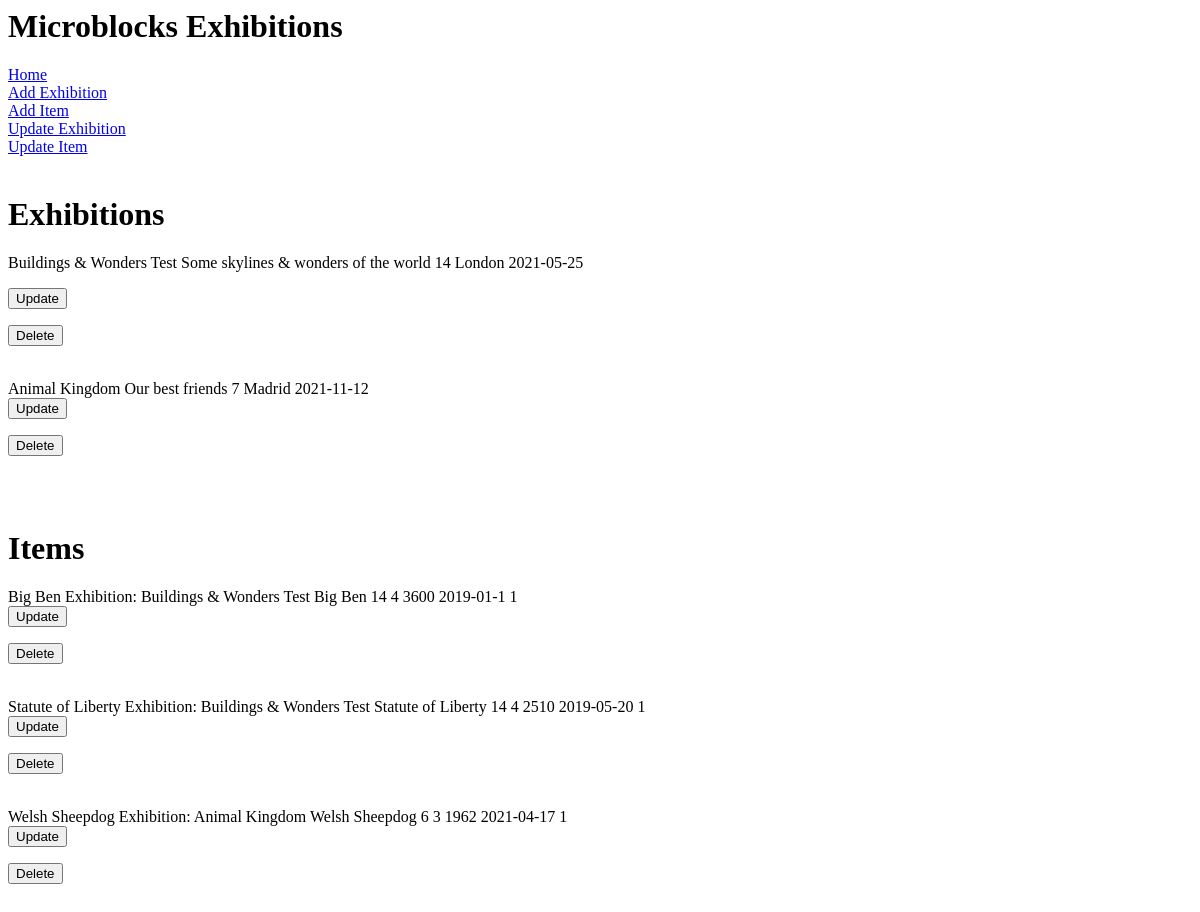
Before: / with the older database file.
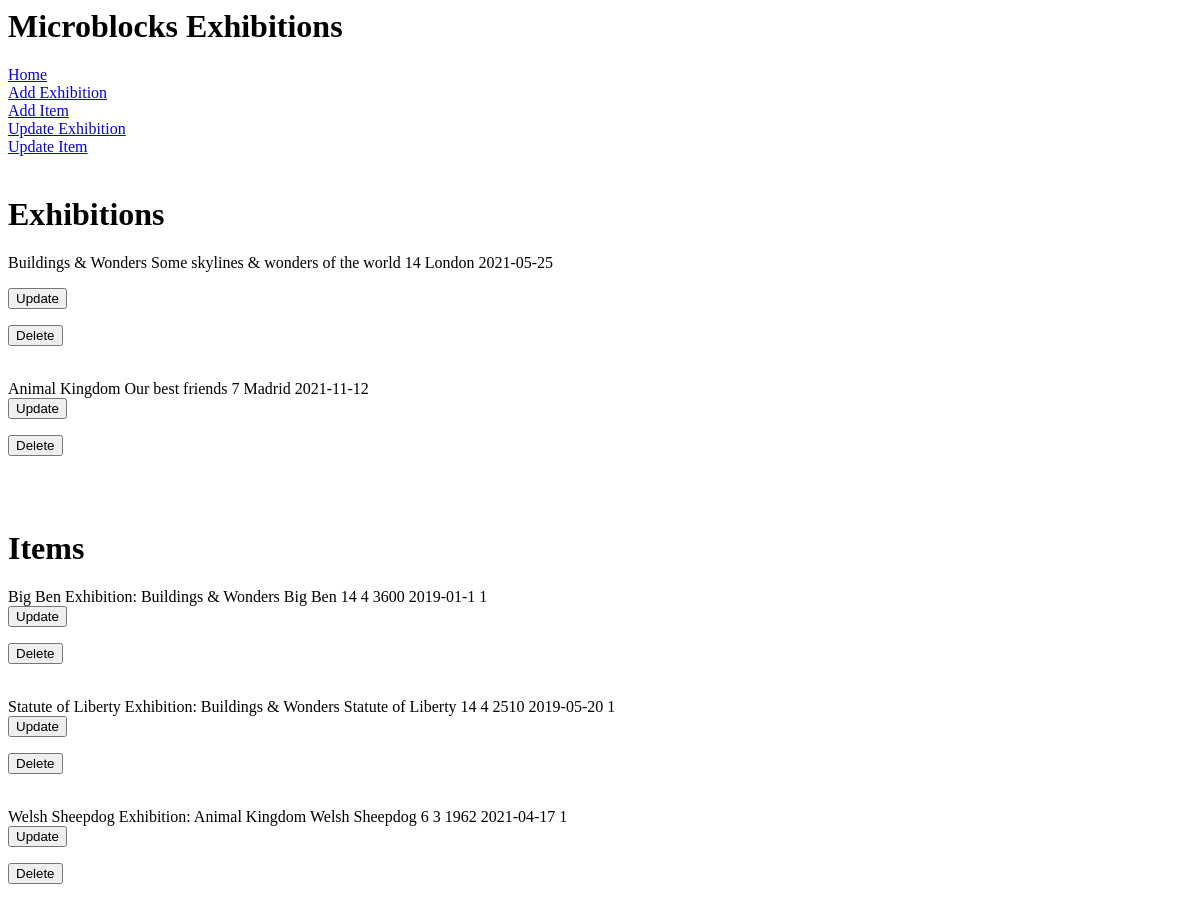
After: the same page with the newer database file.
### application/models.py (models this page shows)
class Exhibitions(db.Model):
    exhibitionsID = db.Column(db.Integer, primary_key=True)
    name = db.Column(db.String(50), nullable=False)
    descriptions = db.Column(db.String(150), nullable=True)
    exhDuration = db.Column(db.Integer, nullable=True)
    exhLocation = db.Column(db.String(20), nullable=True)
    exhDate = db.Column(db.String(20), nullable=True)
    itexh = db.relationship('Items', backref='builds')

class Items(db.Model):
    itemsID = db.Column(db.Integer, primary_key=True)
    name = db.Column(db.String(50), nullable=False)
    ageLevel = db.Column(db.Integer, nullable=True)
    difficultyLevel = db.Column(db.Integer, nullable=True)
    numberOfPieces = db.Column(db.Integer, nullable=True)
    dateBuilt = db.Column(db.String(20), nullable=True)
    photo = db.Column(db.String(100), nullable=True)
    comments = db.Column(db.String(150), nullable=True)
    exhid = db.Column(db.Integer, db.ForeignKey(
        'exhibitions.exhibitionsID'), nullable=True)

### application/routes.py (the view)
@app.route('/', methods=['POST', 'GET'])
def home():
    lists = {"exhibitionsList": Exhibitions.query.all(),
    "itemsList": Items.query.all()}
    return render_template("home.html", lists=lists)

### application/templates/home.html
{% extends "layout.html" %}
{% block body %}
    <br>
    <h1>Exhibitions</h1>
<p>       {% for exhibition in lists["exhibitionsList"] %}
            {{ exhibition.name }}
            {{ exhibition.descriptions }}
            {{ exhibition.exhDuration }}
            {{ exhibition.exhLocation }}
            {{ exhibition.exhDate }}
            <br>
            <form action="{{ url_for('updatex', exhibitionsID=exhibition.exhibitionsID) }}">
                <input type=submit value="Update">
            </form>
                <form action="{{ url_for('deletex', exhibitionsID=exhibition.exhibitionsID) }}">
                <input type=submit value="Delete">
            </form>
                <br>
        {% endfor %}
    <br>
    <h1>Items</h1>
        {% for item in lists["itemsList"] %}
            {{ item.name }} Exhibition: {{ item.builds.name }}
            {{ item.name }}
            {{ item.ageLevel }}
            {{ item.difficultyLevel }}
            {{ item.numberOfPieces }}
            {{ item.dateBuilt }}
            {{ item.photo }}
            <br>
            <form action="{{ url_for('updatit',itemsID=item.itemsID) }}">
                <input type=submit value="Update">
            </form>
                <form action="{{ url_for('deletit', itemsID=item.itemsID) }}">
                <input type=submit value="Delete">
            </form>
            <br>
        {% endfor %}
    <br>
</p>
{% endblock body %}

### application/templates/layout.html (shortened to what this page needs)
<html>
<head>
</head>
<body>
    <h1>Microblocks Exhibitions</h1>
    <a href="{{ url_for('home') }}">Home</a>
    <br>
    <a href="{{ url_for('addex') }}">Add Exhibition</a>
    <br>
    <a href="{{ url_for('addit') }}">Add Item</a>
    <br>
    <a href="{{ url_for('updatex', exhibitionsID=1) }}">Update Exhibition</a>
    <br>
    <a href="{{ url_for('updatit', itemsID=1) }}">Update Item</a>
    <br>
    {% block body %}
    {% endblock body %}
</body>
</html>

Changed rows visible on the page:
changed Exhibitions "Some skylines & wonders of the world": name "Buildings & Wonders Test" → "Buildings & Wonders"
changed through a linked row, Items "Big Ben": builds.name "Buildings & Wonders Test" → "Buildings & Wonders"
changed through a linked row, Items "Statute of Liberty": builds.name "Buildings & Wonders Test" → "Buildings & Wonders"
